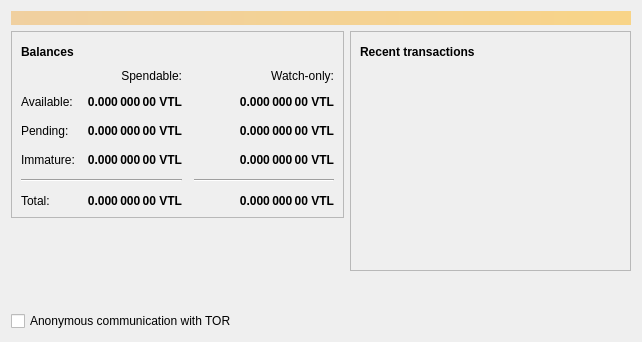
<?xml version="1.0" encoding="UTF-8"?>
<ui version="4.0">
 <class>OverviewPage</class>
 <widget class="QWidget" name="OverviewPage">
  <property name="geometry">
   <rect>
    <x>0</x>
    <y>0</y>
    <width>642</width>
    <height>342</height>
   </rect>
  </property>
  <property name="windowTitle">
   <string>Form</string>
  </property>
  <layout class="QVBoxLayout" name="topLayout">
   <item>
    <widget class="QLabel" name="labelAlerts">
     <property name="visible">
      <bool>false</bool>
     </property>
     <property name="styleSheet">
      <string notr="true">QLabel { background-color: qlineargradient(x1: 0, y1: 0, x2: 1, y2: 0, stop:0 #F0D0A0, stop:1 #F8D488); color:#ffffff; }</string>
     </property>
     <property name="wordWrap">
      <bool>true</bool>
     </property>
     <property name="margin">
      <number>3</number>
     </property>
     <property name="textInteractionFlags">
      <set>Qt::TextSelectableByMouse</set>
     </property>
    </widget>
   </item>
   <item>
    <layout class="QHBoxLayout" name="horizontalLayout" stretch="1,1">
     <item>
      <layout class="QVBoxLayout" name="verticalLayout_2">
       <item>
        <widget class="QFrame" name="frame">
         <property name="frameShape">
          <enum>QFrame::StyledPanel</enum>
         </property>
         <property name="frameShadow">
          <enum>QFrame::Raised</enum>
         </property>
         <layout class="QVBoxLayout" name="verticalLayout_4">
          <item>
           <layout class="QHBoxLayout" name="horizontalLayout_4">
            <item>
             <widget class="QLabel" name="label_5">
              <property name="font">
               <font>
                <weight>75</weight>
                <bold>true</bold>
               </font>
              </property>
              <property name="text">
               <string>Balances</string>
              </property>
             </widget>
            </item>
            <item>
             <widget class="QPushButton" name="labelWalletStatus">
              <property name="enabled">
               <bool>false</bool>
              </property>
              <property name="maximumSize">
               <size>
                <width>30</width>
                <height>16777215</height>
               </size>
              </property>
              <property name="toolTip">
               <string>The displayed information may be out of date. Your wallet automatically synchronizes with the Verticalcoin network after a connection is established, but this process has not completed yet.</string>
              </property>
              <property name="text">
               <string/>
              </property>
              <property name="icon">
               <iconset resource="../bitcoin.qrc">
                <normaloff>:/icons/warning</normaloff>
                <disabledoff>:/icons/warning</disabledoff>:/icons/warning</iconset>
              </property>
              <property name="iconSize">
               <size>
                <width>24</width>
                <height>24</height>
               </size>
              </property>
              <property name="flat">
               <bool>true</bool>
              </property>
             </widget>
            </item>
            <item>
             <spacer name="horizontalSpacer_3">
              <property name="orientation">
               <enum>Qt::Horizontal</enum>
              </property>
              <property name="sizeHint" stdset="0">
               <size>
                <width>40</width>
                <height>20</height>
               </size>
              </property>
             </spacer>
            </item>
           </layout>
          </item>
          <item>
           <layout class="QGridLayout" name="gridLayout">
            <property name="spacing">
             <number>12</number>
            </property>
            <item row="2" column="2">
             <widget class="QLabel" name="labelWatchPending">
              <property name="font">
               <font>
                <weight>75</weight>
                <bold>true</bold>
               </font>
              </property>
              <property name="cursor">
               <cursorShape>IBeamCursor</cursorShape>
              </property>
              <property name="toolTip">
               <string>Unconfirmed transactions to watch-only addresses</string>
              </property>
              <property name="text">
               <string notr="true">0.000 000 00 VTL</string>
              </property>
              <property name="alignment">
               <set>Qt::AlignRight|Qt::AlignTrailing|Qt::AlignVCenter</set>
              </property>
              <property name="textInteractionFlags">
               <set>Qt::LinksAccessibleByMouse|Qt::TextSelectableByKeyboard|Qt::TextSelectableByMouse</set>
              </property>
             </widget>
            </item>
            <item row="2" column="1">
             <widget class="QLabel" name="labelUnconfirmed">
              <property name="font">
               <font>
                <weight>75</weight>
                <bold>true</bold>
               </font>
              </property>
              <property name="cursor">
               <cursorShape>IBeamCursor</cursorShape>
              </property>
              <property name="toolTip">
               <string>Total of transactions that have yet to be confirmed, and do not yet count toward the spendable balance</string>
              </property>
              <property name="text">
               <string notr="true">0.000 000 00 VTL</string>
              </property>
              <property name="alignment">
               <set>Qt::AlignRight|Qt::AlignTrailing|Qt::AlignVCenter</set>
              </property>
              <property name="textInteractionFlags">
               <set>Qt::LinksAccessibleByMouse|Qt::TextSelectableByKeyboard|Qt::TextSelectableByMouse</set>
              </property>
             </widget>
            </item>
            <item row="3" column="2">
             <widget class="QLabel" name="labelWatchImmature">
              <property name="font">
               <font>
                <weight>75</weight>
                <bold>true</bold>
               </font>
              </property>
              <property name="cursor">
               <cursorShape>IBeamCursor</cursorShape>
              </property>
              <property name="toolTip">
               <string>Mined balance in watch-only addresses that has not yet matured</string>
              </property>
              <property name="text">
               <string notr="true">0.000 000 00 VTL</string>
              </property>
              <property name="alignment">
               <set>Qt::AlignRight|Qt::AlignTrailing|Qt::AlignVCenter</set>
              </property>
              <property name="textInteractionFlags">
               <set>Qt::LinksAccessibleByMouse|Qt::TextSelectableByKeyboard|Qt::TextSelectableByMouse</set>
              </property>
             </widget>
            </item>
            <item row="4" column="0" colspan="2">
             <widget class="Line" name="line">
              <property name="orientation">
               <enum>Qt::Horizontal</enum>
              </property>
             </widget>
            </item>
            <item row="4" column="2">
             <widget class="Line" name="lineWatchBalance">
              <property name="sizePolicy">
               <sizepolicy hsizetype="Preferred" vsizetype="Fixed">
                <horstretch>0</horstretch>
                <verstretch>0</verstretch>
               </sizepolicy>
              </property>
              <property name="minimumSize">
               <size>
                <width>140</width>
                <height>0</height>
               </size>
              </property>
              <property name="orientation">
               <enum>Qt::Horizontal</enum>
              </property>
             </widget>
            </item>
            <item row="5" column="0">
             <widget class="QLabel" name="labelTotalText">
              <property name="text">
               <string>Total:</string>
              </property>
             </widget>
            </item>
            <item row="3" column="1">
             <widget class="QLabel" name="labelImmature">
              <property name="font">
               <font>
                <weight>75</weight>
                <bold>true</bold>
               </font>
              </property>
              <property name="cursor">
               <cursorShape>IBeamCursor</cursorShape>
              </property>
              <property name="toolTip">
               <string>Mined balance that has not yet matured</string>
              </property>
              <property name="text">
               <string notr="true">0.000 000 00 VTL</string>
              </property>
              <property name="alignment">
               <set>Qt::AlignRight|Qt::AlignTrailing|Qt::AlignVCenter</set>
              </property>
              <property name="textInteractionFlags">
               <set>Qt::LinksAccessibleByMouse|Qt::TextSelectableByKeyboard|Qt::TextSelectableByMouse</set>
              </property>
             </widget>
            </item>
            <item row="2" column="3">
             <spacer name="horizontalSpacer_2">
              <property name="orientation">
               <enum>Qt::Horizontal</enum>
              </property>
              <property name="sizeHint" stdset="0">
               <size>
                <width>40</width>
                <height>20</height>
               </size>
              </property>
             </spacer>
            </item>
            <item row="3" column="0">
             <widget class="QLabel" name="labelImmatureText">
              <property name="text">
               <string>Immature:</string>
              </property>
             </widget>
            </item>
            <item row="5" column="1">
             <widget class="QLabel" name="labelTotal">
              <property name="font">
               <font>
                <weight>75</weight>
                <bold>true</bold>
               </font>
              </property>
              <property name="cursor">
               <cursorShape>IBeamCursor</cursorShape>
              </property>
              <property name="toolTip">
               <string>Your current total balance</string>
              </property>
              <property name="text">
               <string notr="true">0.000 000 00 VTL</string>
              </property>
              <property name="alignment">
               <set>Qt::AlignRight|Qt::AlignTrailing|Qt::AlignVCenter</set>
              </property>
              <property name="textInteractionFlags">
               <set>Qt::LinksAccessibleByMouse|Qt::TextSelectableByKeyboard|Qt::TextSelectableByMouse</set>
              </property>
             </widget>
            </item>
            <item row="5" column="2">
             <widget class="QLabel" name="labelWatchTotal">
              <property name="font">
               <font>
                <weight>75</weight>
                <bold>true</bold>
               </font>
              </property>
              <property name="cursor">
               <cursorShape>IBeamCursor</cursorShape>
              </property>
              <property name="toolTip">
               <string>Current total balance in watch-only addresses</string>
              </property>
              <property name="text">
               <string notr="true">0.000 000 00 VTL</string>
              </property>
              <property name="alignment">
               <set>Qt::AlignRight|Qt::AlignTrailing|Qt::AlignVCenter</set>
              </property>
              <property name="textInteractionFlags">
               <set>Qt::LinksAccessibleByMouse|Qt::TextSelectableByKeyboard|Qt::TextSelectableByMouse</set>
              </property>
             </widget>
            </item>
            <item row="0" column="2">
             <widget class="QLabel" name="labelWatchonly">
              <property name="text">
               <string>Watch-only:</string>
              </property>
              <property name="alignment">
               <set>Qt::AlignRight|Qt::AlignTrailing|Qt::AlignVCenter</set>
              </property>
             </widget>
            </item>
            <item row="1" column="0">
             <widget class="QLabel" name="labelBalanceText">
              <property name="text">
               <string>Available:</string>
              </property>
             </widget>
            </item>
            <item row="1" column="1">
             <widget class="QLabel" name="labelBalance">
              <property name="font">
               <font>
                <weight>75</weight>
                <bold>true</bold>
               </font>
              </property>
              <property name="cursor">
               <cursorShape>IBeamCursor</cursorShape>
              </property>
              <property name="toolTip">
               <string>Your current spendable balance</string>
              </property>
              <property name="text">
               <string notr="true">0.000 000 00 VTL</string>
              </property>
              <property name="alignment">
               <set>Qt::AlignRight|Qt::AlignTrailing|Qt::AlignVCenter</set>
              </property>
              <property name="textInteractionFlags">
               <set>Qt::LinksAccessibleByMouse|Qt::TextSelectableByKeyboard|Qt::TextSelectableByMouse</set>
              </property>
             </widget>
            </item>
            <item row="1" column="2">
             <widget class="QLabel" name="labelWatchAvailable">
              <property name="font">
               <font>
                <weight>75</weight>
                <bold>true</bold>
               </font>
              </property>
              <property name="cursor">
               <cursorShape>IBeamCursor</cursorShape>
              </property>
              <property name="toolTip">
               <string>Your current balance in watch-only addresses</string>
              </property>
              <property name="text">
               <string notr="true">0.000 000 00 VTL</string>
              </property>
              <property name="alignment">
               <set>Qt::AlignRight|Qt::AlignTrailing|Qt::AlignVCenter</set>
              </property>
              <property name="textInteractionFlags">
               <set>Qt::LinksAccessibleByMouse|Qt::TextSelectableByKeyboard|Qt::TextSelectableByMouse</set>
              </property>
             </widget>
            </item>
            <item row="2" column="0">
             <widget class="QLabel" name="labelPendingText">
              <property name="text">
               <string>Pending:</string>
              </property>
             </widget>
            </item>
            <item row="0" column="1">
             <widget class="QLabel" name="labelSpendable">
              <property name="text">
               <string>Spendable:</string>
              </property>
              <property name="alignment">
               <set>Qt::AlignRight|Qt::AlignTrailing|Qt::AlignVCenter</set>
              </property>
             </widget>
            </item>
           </layout>
          </item>
         </layout>
        </widget>
       </item>
       <item>
        <spacer name="verticalSpacer">
         <property name="orientation">
          <enum>Qt::Vertical</enum>
         </property>
         <property name="sizeHint" stdset="0">
          <size>
           <width>20</width>
           <height>40</height>
          </size>
         </property>
        </spacer>
       </item>
       <item>
        <widget class="QCheckBox" name="checkboxEnabledTor">
         <property name="enabled">
          <bool>true</bool>
         </property>
         <property name="text">
          <string>Anonymous communication with TOR</string>
         </property>
         <property name="checked">
          <bool>false</bool>
         </property>
        </widget>
       </item>
      </layout>
     </item>
     <item>
      <layout class="QVBoxLayout" name="verticalLayout_3">
       <item>
        <widget class="QFrame" name="frame_2">
         <property name="frameShape">
          <enum>QFrame::StyledPanel</enum>
         </property>
         <property name="frameShadow">
          <enum>QFrame::Raised</enum>
         </property>
         <layout class="QVBoxLayout" name="verticalLayout">
          <item>
           <layout class="QHBoxLayout" name="horizontalLayout_2">
            <item>
             <widget class="QLabel" name="label_4">
              <property name="font">
               <font>
                <weight>75</weight>
                <bold>true</bold>
               </font>
              </property>
              <property name="text">
               <string>Recent transactions</string>
              </property>
             </widget>
            </item>
            <item>
             <widget class="QPushButton" name="labelTransactionsStatus">
              <property name="enabled">
               <bool>false</bool>
              </property>
              <property name="maximumSize">
               <size>
                <width>30</width>
                <height>16777215</height>
               </size>
              </property>
              <property name="toolTip">
               <string>The displayed information may be out of date. Your wallet automatically synchronizes with the Verticalcoin network after a connection is established, but this process has not completed yet.</string>
              </property>
              <property name="text">
               <string/>
              </property>
              <property name="icon">
               <iconset resource="../bitcoin.qrc">
                <normaloff>:/icons/warning</normaloff>
                <disabledoff>:/icons/warning</disabledoff>:/icons/warning</iconset>
              </property>
              <property name="iconSize">
               <size>
                <width>24</width>
                <height>24</height>
               </size>
              </property>
              <property name="flat">
               <bool>true</bool>
              </property>
             </widget>
            </item>
            <item>
             <spacer name="horizontalSpacer">
              <property name="orientation">
               <enum>Qt::Horizontal</enum>
              </property>
              <property name="sizeHint" stdset="0">
               <size>
                <width>40</width>
                <height>20</height>
               </size>
              </property>
             </spacer>
            </item>
           </layout>
          </item>
          <item>
           <widget class="QListView" name="listTransactions">
            <property name="styleSheet">
             <string notr="true">QListView { background: transparent; }</string>
            </property>
            <property name="frameShape">
             <enum>QFrame::NoFrame</enum>
            </property>
            <property name="verticalScrollBarPolicy">
             <enum>Qt::ScrollBarAlwaysOff</enum>
            </property>
            <property name="horizontalScrollBarPolicy">
             <enum>Qt::ScrollBarAlwaysOff</enum>
            </property>
            <property name="selectionMode">
             <enum>QAbstractItemView::NoSelection</enum>
            </property>
           </widget>
          </item>
         </layout>
        </widget>
       </item>
       <item>
        <spacer name="verticalSpacer_2">
         <property name="orientation">
          <enum>Qt::Vertical</enum>
         </property>
         <property name="sizeHint" stdset="0">
          <size>
           <width>20</width>
           <height>40</height>
          </size>
         </property>
        </spacer>
       </item>
      </layout>
     </item>
    </layout>
   </item>
  </layout>
 </widget>
 <resources>
  <include location="../bitcoin.qrc"/>
 </resources>
 <connections/>
</ui>
